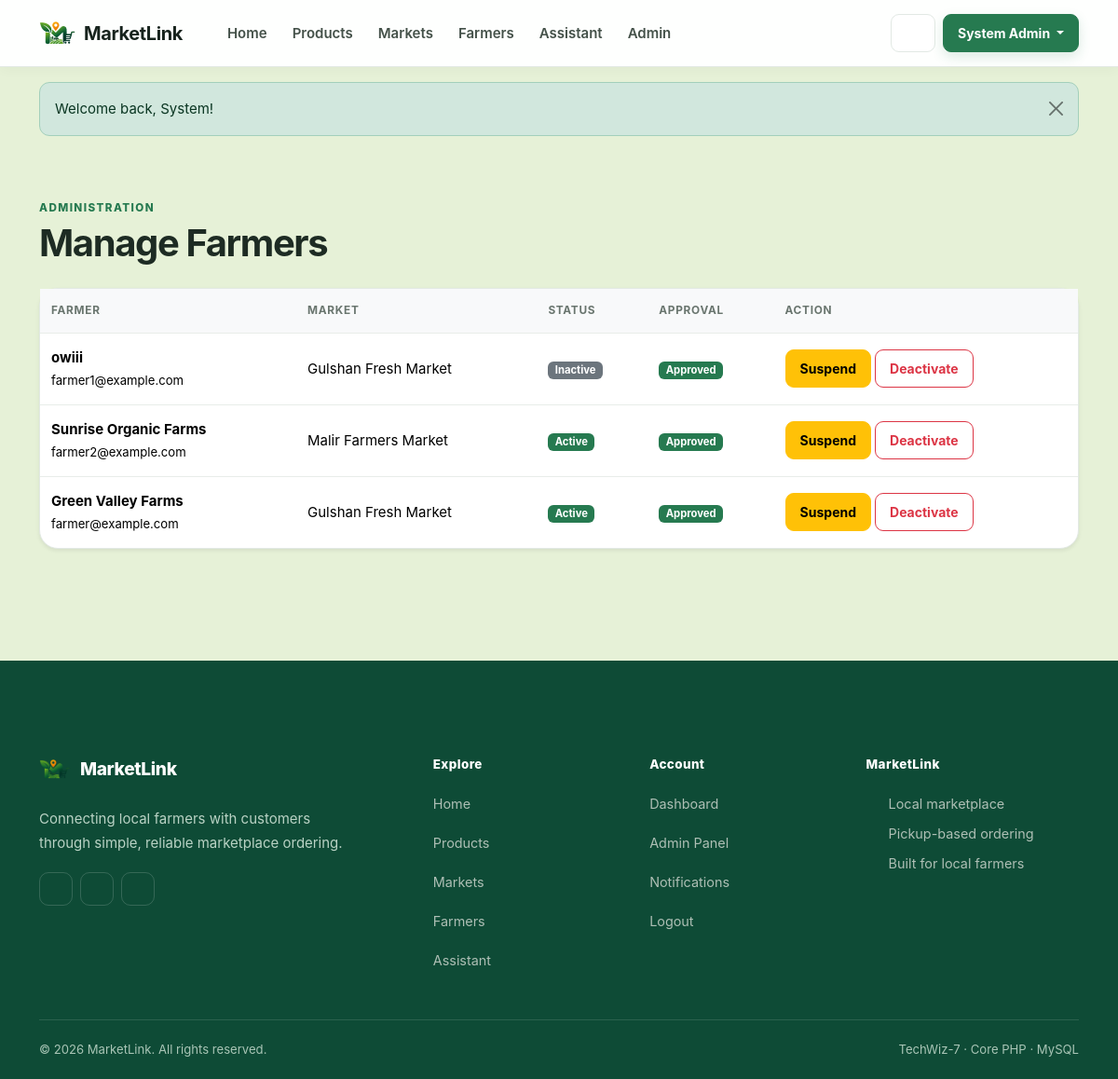
/admin/farmers (signed in), run on the app's committed database.
### tables this page shows
CREATE TABLE `users` (
  `id` int(10) UNSIGNED NOT NULL,
  `name` varchar(120) NOT NULL,
  `email` varchar(190) NOT NULL,
  `password` varchar(255) NOT NULL,
  `phone` varchar(30) DEFAULT NULL,
  `profile_image` varchar(255) DEFAULT NULL,
  `role` enum('admin','farmer','customer') NOT NULL DEFAULT 'customer',
  `market_id` int(10) UNSIGNED DEFAULT NULL,
  `status` enum('active','inactive') NOT NULL DEFAULT 'active',
  `approval_status` enum('pending','approved','suspended') NOT NULL DEFAULT 'approved',
  `created_at` timestamp NOT NULL DEFAULT current_timestamp()
);

CREATE TABLE `markets` (
  `id` int(10) UNSIGNED NOT NULL,
  `name` varchar(120) NOT NULL,
  `address` varchar(255) NOT NULL,
  `latitude` decimal(10,7) NOT NULL,
  `longitude` decimal(10,7) NOT NULL,
  `status` enum('active','inactive') NOT NULL DEFAULT 'active',
  `created_at` timestamp NOT NULL DEFAULT current_timestamp()
);

### app/Controllers/AdminController.php (called while the page is built, shortened)
<?php
class AdminController
{
    public function farmers(): void
    {
        require_role('admin');
        $pdo = db();
        $farmers = $pdo->query("SELECT u.*,m.name market_name FROM users u LEFT JOIN markets m ON m.id=u.market_id WHERE u.role='farmer' ORDER BY u.created_at DESC")->fetchAll();
        require __DIR__ . '/../Views/layouts/header.php';
        require __DIR__ . '/../Views/admin/farmers.php';
        require __DIR__ . '/../Views/layouts/footer.php';
    }
}

### index.php (called while the page is built, shortened)
<?php
require_once __DIR__ . '/app/Support/Router.php';
$router = new \App\Support\Router(require __DIR__ . '/routes/web.php');
$router->dispatch($_SERVER['REQUEST_METHOD'] ?? 'GET', $_SERVER['REQUEST_URI'] ?? '/');

### app/Support/auth.php (called while the page is built, shortened)
<?php
require_once __DIR__ . '/db.php';
function current_user(): ?array
{
    static $userLoaded = false;
    static $user = null;
    if ($userLoaded) return $user;
    $userLoaded = true;
    $st = db()->prepare('SELECT * FROM users WHERE id=? LIMIT 1');
    $st->execute([$_SESSION['user_id']]);
    $user = $st->fetch() ?: null;
    return $user;
}
function require_login(): void
{
    if (!current_user()) {
        flash('warning', 'Please login first.');
        redirect('login.php');
    }
}
function require_role(string $role): void
{
    require_login();
}

### app/Support/db.php (called while the page is built, shortened)
<?php
function db(): PDO {
    static $pdo = null;
    if ($pdo === null) {
        $dsn = 'mysql:host=' . DB_HOST . ';dbname=' . DB_NAME . ';charset=utf8mb4';
        $pdo = new PDO($dsn, DB_USER, DB_PASS, [PDO::ATTR_ERRMODE=>PDO::ERRMODE_EXCEPTION, PDO::ATTR_DEFAULT_FETCH_MODE=>PDO::FETCH_ASSOC, PDO::ATTR_EMULATE_PREPARES=>false]);
    }
    return $pdo;
}

### app/Views/admin/farmers.php (the view)
<div class="container py-5"><span class="eyebrow">Administration</span>
    <h1 class="fw-bold mb-4">Manage Farmers</h1>
    <div class="card border-0 shadow-sm">
        <div class="table-responsive">
            <table class="table align-middle mb-0">
                <thead class="table-light">
                    <tr>
                        <th>Farmer</th>
                        <th>Market</th>
                        <th>Status</th>
                        <th>Approval</th>
                        <th>Action</th>
                    </tr>
                </thead>
                <tbody><?php foreach ($farmers as $f): ?><tr>
                            <td><strong><?= e($f['name']) ?></strong><br><small><?= e($f['email']) ?></small></td>
                            <td><?= e($f['market_name']) ?></td>
                            <td><?= status_badge($f['status']) ?></td>
                            <td><?= status_badge($f['approval_status']) ?></td>
                            <td>
                                <form method="post" action="<?= url('actions/admin.php') ?>" class="d-flex gap-1 flex-wrap"><?= csrf_field() ?><input type="hidden" name="id" value="<?= $f['id'] ?>"><?php if ($f['approval_status'] === 'pending'): ?><button class="btn btn-sm btn-success" name="action" value="approve">Approve</button><?php elseif ($f['approval_status'] === 'approved'): ?><button class="btn btn-sm btn-warning" name="action" value="suspend">Suspend</button><?php else: ?><button class="btn btn-sm btn-success" name="action" value="restore_farmer">Restore</button><?php endif; ?><button class="btn btn-sm btn-outline-danger" name="action" value="deactivate">Deactivate</button></form>
                            </td>
                        </tr><?php endforeach; ?></tbody>
            </table>
        </div>
    </div>
</div>

### app/Support/Router.php (shortened to what this page needs)
<?php
class Router {
    public function dispatch(string $method, string $uri): void {
        $path = parse_url($uri, PHP_URL_PATH) ?: '/';
        foreach ($this->routes as [$m,$route,$handler]) {
            if ($m === $method && $route === $path) { [$class,$action]=$handler; (new $class())->$action(); return; }
        }
    }
}

### app/Views/layouts/header.php (shortened to what this page needs)
<?php
$flash = get_flash();
$user = current_user();
?>
<!doctype html>
<html lang="en">
<head>
    <link
        href="https://cdn.jsdelivr.net/npm/bootstrap@5.3.8/dist/css/bootstrap.min.css"
        rel="stylesheet"
    >
<link
        href="<?= url('assets/css/style.css') ?>"
        rel="stylesheet"
    >
</head>
<body>
    <nav class="navbar navbar-expand-lg navbar-light sticky-top">
        <div class="container">
            <a
                class="navbar-brand fw-bold d-flex align-items-center gap-2"
                href="<?= url('home') ?>"
            >
                <img src="<?= url('assets/img/logo.png') ?>" alt="MarketLink logo" width="40" height="40" class="d-inline-block align-text-top">
                <span>MarketLink</span>
            </a>
                <?= svg_icon("menu", "icon", "Open navigation") ?>
            <div id="mainNav" class="collapse navbar-collapse">
                <ul class="navbar-nav me-auto mb-2 mb-lg-0">
                    <li class="nav-item links">
                        <a
                            class="nav-link text-light"
                            href="<?= url('home') ?>"
                        >
                            Home
                        </a>
                    </li>
                    <li class="nav-item links">
                        <a
                            class="nav-link text-light"
                            href="<?= url('products') ?>"
                        >
                            Products
                        </a>
                    </li>
                    <li class="nav-item links">
                        <a
                            class="nav-link text-light"
                            href="<?= url('markets') ?>"
                        >
                            Markets
                        </a>
                    </li>
                    <li class="nav-item links">
                        <a
                            class="nav-link text-light"
                            href="<?= url('farmers') ?>"
                        >
                            Farmers
                        </a>
                    </li>
                    <li class="nav-item links">
                        <a
                            class="nav-link text-light"
                            href="<?= url('assistant') ?>"
                        >
                            Assistant
                        </a>
                    </li>
                    <?php if ($user && $user['role'] === 'customer'): ?>
                        <li class="nav-item links">
                            <a
                                class="nav-link text-light"
                                href="<?= url('orders') ?>"
                            >
                                Orders
                            </a>
                        </li>
                    <?php elseif ($user && $user['role'] === 'admin'): ?>
                        <li class="nav-item">
                            <a
                                class="nav-link"
                                href="<?= url('admin/home') ?>"
                            >
                                Admin
                            </a>
                        </li>
                    <?php endif; ?>
                </ul>
                <div class="d-flex align-items-center gap-2">
                    <?php if ($user): ?>
                        <a
                            class="btn btn-outline-light btn-sm bell-icon"
                            href="<?= url('notifications') ?>"
                        >
                            <?= svg_icon("bell", "icon icon-sm", "Notifications") ?>
                        </a>
                        <div class="dropdown">
                            <button
                                class="btn btn-primary btn-sm dropdown-toggle"
                                data-bs-toggle="dropdown"
                            >
                                <?= e($user['name']) ?>
                            </button>
                        </div>
                    <?php endif; ?>
                </div>
            </div>
        </div>
    </nav>
    <?php if ($flash): ?>
        <div class="container mt-3">
            <div
                class="alert alert-<?= e($flash['type']) ?> alert-dismissible fade show"
                role="alert"
            >
                <?= e($flash['message']) ?>
                <button
                    class="btn-close"
                    data-bs-dismiss="alert"
                ></button>
            </div>
        </div>
    <?php endif; ?>

### app/Support/functions.php (shortened to what this page needs)
<?php
require_once __DIR__ . '/db.php';
require_once __DIR__ . '/auth.php';
function url(string $path = ''): string
{
    $path = ltrim($path, '/');
    $map = [
        'index.php' => 'home',
        'login.php' => 'login',
        'register.php' => 'register',
        'logout.php' => 'logout',
        'products.php' => 'products',
        'product.php' => 'product',
        'markets.php' => 'markets',
        'farmers.php' => 'farmers',
        'cart.php' => 'cart',
        'checkout.php' => 'checkout',
        'orders.php' => 'orders',
        'order_view.php' => 'order',
        'favorites.php' => 'favorites',
        'profile.php' => 'profile',
        'notifications.php' => 'notifications',
        'assistant.php' => 'assistant',
        'dashboard.php' => 'dashboard',
        'farmer/index.php' => 'farmer/home',
        'farmer/products.php' => 'farmer/products',
        'farmer/product_form.php' => 'farmer/product-form',
        'farmer/orders.php' => 'farmer/orders',
        'farmer/profile.php' => 'farmer/profile',
        'farmer/reviews.php' => 'farmer/reviews',
        'farmer/sales.php' => 'farmer/sales',
        'farmer/schedule.php' => 'farmer/schedule',
        'admin/index.php' => 'admin/home',
        'admin/farmers.php' => 'admin/farmers',
        'admin/customers.php' => 'admin/customers',
        'admin/markets.php' => 'admin/markets',
        'admin/categories.php' => 'admin/categories',
        'admin/products.php' => 'admin/products',
        'admin/reviews.php' => 'admin/reviews',
        'admin/reports.php' => 'admin/reports',
        'admin/notifications.php' => 'admin/notifications',
    ];
    $query = '';
    $qpos = strpos($path, '?');
    $path = $map[$path] ?? $path;
    return rtrim(BASE_URL, '/') . '/' . ltrim($path, '/') . $query;
}
function e($value): string
{
    return htmlspecialchars((string)$value, ENT_QUOTES, 'UTF-8');
}
function get_flash(): ?array
{
    $f = $_SESSION['flash'] ?? null;
    return $f;
}
function status_badge(string $status): string
{
    $map = ['active' => 'success', 'approved' => 'success', 'accepted' => 'primary', 'ready' => 'info', 'completed' => 'success', 'pending' => 'warning', 'inactive' => 'secondary', 'suspended' => 'danger', 'declined' => 'danger', 'cancelled' => 'danger', 'rejected' => 'danger'];
    $c = $map[$status] ?? 'secondary';
    return '<span class="badge text-bg-' . $c . '">' . e(ucfirst($status)) . '</span>';
}
function svg_icon(string $name, string $class = 'icon', string $label = ''): string
{
    $paths = [
        'bell' => '<path d="M18 8a6 6 0 0 0-12 0c0 7-3 7-3 9h18c0-2-3-2-3-9"/><path d="M13.73 21a2 2 0 0 1-3.46 0"/>',
        'sparkles' => '<path d="m12 3-1.5 5.5L5 10l5.5 1.5L12 17l1.5-5.5L19 10l-5.5-1.5L12 3Z"/><path d="m19 15-.7 2.3L16 18l2.3.7L19 21l.7-2.3L22 18l-2.3-.7L19 15Z"/>',
        'arrow-right' => '<path d="M5 12h14"/><path d="m13 6 6 6-6 6"/>',
        'location' => '<path d="M20 10c0 5-8 11-8 11S4 15 4 10a8 8 0 1 1 16 0Z"/><circle cx="12" cy="10" r="2.5"/>',
        'leaf' => '<path d="M20 4C12 4 5 8 5 15c0 2 1 4 4 4 7 0 11-7 11-15Z"/><path d="M5 19c3-5 7-7 12-9"/>',
        'check' => '<path d="m5 12 4 4L19 6"/>',
        'cart' => '<circle cx="9" cy="20" r="1"/><circle cx="18" cy="20" r="1"/><path d="M3 4h2l2.4 11.2a2 2 0 0 0 2 1.6h7.8a2 2 0 0 0 1.9-1.5L21 8H6"/>',
        'seedling' => '<path d="M12 21V9"/><path d="M12 13c-4 0-7-2.5-7-7 4 0 7 2.5 7 7Z"/><path d="M12 11c0-4 3-7 7-7 0 4.5-3 7-7 7Z"/>',
        'search' => '<circle cx="11" cy="11" r="7"/><path d="m20 20-4-4"/>',
        'heart' => '<path d="M20.8 8.6c0 5.5-8.8 10.4-8.8 10.4S3.2 14.1 3.2 8.6A4.6 4.6 0 0 1 12 6.2a4.6 4.6 0 0 1 8.8 2.4Z"/>',
        'clock' => '<circle cx="12" cy="12" r="9"/><path d="M12 7v5l3 2"/>',
        'menu' => '<path d="M4 6h16M4 12h16M4 18h16"/>',
        'user' => '<circle cx="12" cy="8" r="3"/><path d="M5 21a7 7 0 0 1 14 0"/>',
        'facebook' => '<path d="M14 8h3V4h-3c-3.3 0-5 2-5 5v3H6v4h3v5h4v-5h3l1-4h-4V9c0-.7.3-1 1-1Z"/>',
        'instagram' => '<rect x="3" y="3" width="18" height="18" rx="5"/><circle cx="12" cy="12" r="4"/><circle cx="17.5" cy="6.5" r=".8" fill="currentColor" stroke="none"/>',
        'linkedin' => '<path d="M5 8v11M5 5v.1M9 19v-6a4 4 0 0 1 8 0v6M9 12V8"/>',
        'filter' => '<path d="M4 6h16M7 12h10M10 18h4"/>',
    ];
    $body = $paths[$name] ?? $paths['leaf'];
    $aria = $label !== '' ? ' aria-label="' . e($label) . '"' : ' aria-hidden="true"';
    return '<svg class="' . e($class) . '" viewBox="0 0 24 24" fill="none" stroke="currentColor" stroke-width="1.8" stroke-linecap="round" stroke-linejoin="round" focusable="false"' . $aria . '>' . $body . '</svg>';
}

### data on the page
users: name "System Admin"
users: name "owiii", email "farmer1@example.com", market.name "Gulshan Fresh Market", status "Inactive Approved", approval_status "Suspend"
users: name "Sunrise Organic Farms", email "farmer2@example.com", market.name "Malir Farmers Market", status "Active Approved", approval_status "Suspend"
users: name "Green Valley Farms", email "farmer@example.com", market.name "Gulshan Fresh Market", status "Active Approved", approval_status "Suspend"
